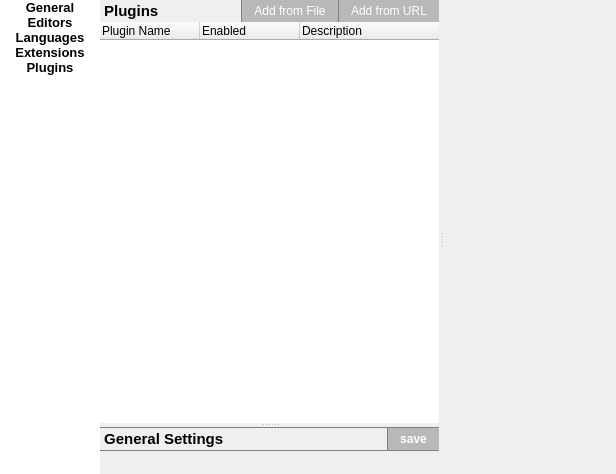
<?xml version="1.0" encoding="UTF-8"?>
<ui version="4.0">
 <class>Form</class>
 <widget class="QWidget" name="Form">
  <property name="geometry">
   <rect>
    <x>0</x>
    <y>0</y>
    <width>616</width>
    <height>474</height>
   </rect>
  </property>
  <property name="windowTitle">
   <string>Form</string>
  </property>
  <property name="styleSheet">
   <string notr="true">QPushButton {
	background:rgba(100,100,100,100);
	color:white;
	border:0px;
	border-left:1px solid gray;
	padding:4px;
	padding-left:12px;
	padding-right:12px;
}
QPushButton:hover {
	background:rgba(100,100,100,80);
}</string>
  </property>
  <layout class="QGridLayout" name="gridLayout">
   <property name="margin">
    <number>0</number>
   </property>
   <property name="spacing">
    <number>0</number>
   </property>
   <item row="0" column="0">
    <widget class="QListWidget" name="li_catg">
     <property name="minimumSize">
      <size>
       <width>100</width>
       <height>0</height>
      </size>
     </property>
     <property name="maximumSize">
      <size>
       <width>100</width>
       <height>16777215</height>
      </size>
     </property>
     <property name="font">
      <font>
       <pointsize>10</pointsize>
       <weight>75</weight>
       <bold>true</bold>
      </font>
     </property>
     <property name="styleSheet">
      <string notr="true">QListWidget {
border-right:1px solid gray;
}
QListWidgetItem {
	margin:0px;
	padding:20px;
}</string>
     </property>
     <property name="frameShape">
      <enum>QFrame::NoFrame</enum>
     </property>
     <property name="spacing">
      <number>0</number>
     </property>
     <property name="viewMode">
      <enum>QListView::ListMode</enum>
     </property>
     <item>
      <property name="text">
       <string>General</string>
      </property>
      <property name="textAlignment">
       <set>AlignHCenter|AlignVCenter|AlignCenter</set>
      </property>
     </item>
     <item>
      <property name="text">
       <string>Editors</string>
      </property>
      <property name="textAlignment">
       <set>AlignHCenter|AlignVCenter|AlignCenter</set>
      </property>
     </item>
     <item>
      <property name="text">
       <string>Languages</string>
      </property>
      <property name="textAlignment">
       <set>AlignHCenter|AlignVCenter|AlignCenter</set>
      </property>
     </item>
     <item>
      <property name="text">
       <string>Extensions</string>
      </property>
      <property name="textAlignment">
       <set>AlignHCenter|AlignVCenter|AlignCenter</set>
      </property>
     </item>
     <item>
      <property name="text">
       <string>Plugins</string>
      </property>
      <property name="textAlignment">
       <set>AlignHCenter|AlignVCenter|AlignCenter</set>
      </property>
     </item>
    </widget>
   </item>
   <item row="0" column="1">
    <widget class="QSplitter" name="split_v">
     <property name="orientation">
      <enum>Qt::Horizontal</enum>
     </property>
     <widget class="QFrame" name="frame">
      <property name="minimumSize">
       <size>
        <width>200</width>
        <height>0</height>
       </size>
      </property>
      <property name="styleSheet">
       <string notr="true">QFrame#frame {
	border-right:1px solid gray;
}</string>
      </property>
      <property name="frameShape">
       <enum>QFrame::NoFrame</enum>
      </property>
      <property name="frameShadow">
       <enum>QFrame::Raised</enum>
      </property>
      <layout class="QGridLayout" name="gridLayout_4">
       <property name="leftMargin">
        <number>0</number>
       </property>
       <property name="topMargin">
        <number>0</number>
       </property>
       <property name="rightMargin">
        <number>1</number>
       </property>
       <property name="bottomMargin">
        <number>0</number>
       </property>
       <property name="spacing">
        <number>0</number>
       </property>
       <item row="0" column="0">
        <widget class="QSplitter" name="split_h">
         <property name="orientation">
          <enum>Qt::Vertical</enum>
         </property>
         <widget class="QFrame" name="fr_plugins">
          <property name="frameShape">
           <enum>QFrame::NoFrame</enum>
          </property>
          <property name="frameShadow">
           <enum>QFrame::Raised</enum>
          </property>
          <layout class="QGridLayout" name="gridLayout_2">
           <property name="margin">
            <number>0</number>
           </property>
           <property name="spacing">
            <number>0</number>
           </property>
           <item row="0" column="0">
            <widget class="QLabel" name="label_9">
             <property name="font">
              <font>
               <pointsize>11</pointsize>
               <weight>75</weight>
               <bold>true</bold>
              </font>
             </property>
             <property name="text">
              <string> Plugins</string>
             </property>
            </widget>
           </item>
           <item row="0" column="1">
            <spacer name="horizontalSpacer_6">
             <property name="orientation">
              <enum>Qt::Horizontal</enum>
             </property>
             <property name="sizeHint" stdset="0">
              <size>
               <width>247</width>
               <height>20</height>
              </size>
             </property>
            </spacer>
           </item>
           <item row="0" column="2">
            <widget class="QPushButton" name="b_plugin_file_add">
             <property name="text">
              <string>Add from File</string>
             </property>
            </widget>
           </item>
           <item row="0" column="3">
            <widget class="QPushButton" name="b_plugin_url_add">
             <property name="text">
              <string>Add from URL</string>
             </property>
            </widget>
           </item>
           <item row="1" column="0" colspan="4">
            <widget class="QTreeWidget" name="tr_plugins">
             <property name="frameShape">
              <enum>QFrame::NoFrame</enum>
             </property>
             <property name="indentation">
              <number>2</number>
             </property>
             <property name="rootIsDecorated">
              <bool>false</bool>
             </property>
             <column>
              <property name="text">
               <string>Plugin Name</string>
              </property>
             </column>
             <column>
              <property name="text">
               <string>Enabled</string>
              </property>
             </column>
             <column>
              <property name="text">
               <string>Description</string>
              </property>
             </column>
            </widget>
           </item>
          </layout>
         </widget>
         <widget class="QFrame" name="fr_json_2">
          <property name="styleSheet">
           <string notr="true">QFrame#fr_json_2 {
	border-top:1px solid gray;
}</string>
          </property>
          <property name="frameShape">
           <enum>QFrame::NoFrame</enum>
          </property>
          <property name="frameShadow">
           <enum>QFrame::Raised</enum>
          </property>
          <layout class="QGridLayout" name="gridLayout_3">
           <property name="margin">
            <number>0</number>
           </property>
           <property name="spacing">
            <number>0</number>
           </property>
           <item row="0" column="0">
            <widget class="QLabel" name="l_title">
             <property name="maximumSize">
              <size>
               <width>16777215</width>
               <height>30</height>
              </size>
             </property>
             <property name="font">
              <font>
               <pointsize>11</pointsize>
               <weight>75</weight>
               <bold>true</bold>
              </font>
             </property>
             <property name="text">
              <string> General Settings</string>
             </property>
            </widget>
           </item>
           <item row="0" column="1">
            <spacer name="horizontalSpacer_2">
             <property name="orientation">
              <enum>Qt::Horizontal</enum>
             </property>
             <property name="sizeHint" stdset="0">
              <size>
               <width>40</width>
               <height>20</height>
              </size>
             </property>
            </spacer>
           </item>
           <item row="0" column="2">
            <widget class="QPushButton" name="b_save_json">
             <property name="font">
              <font>
               <weight>75</weight>
               <bold>true</bold>
              </font>
             </property>
             <property name="text">
              <string>save</string>
             </property>
             <property name="icon">
              <iconset>
               <normaloff>../../style/img/save.png</normaloff>../../style/img/save.png</iconset>
             </property>
             <property name="iconSize">
              <size>
               <width>12</width>
               <height>12</height>
              </size>
             </property>
            </widget>
           </item>
           <item row="1" column="0" colspan="3">
            <widget class="QFrame" name="fr_json">
             <property name="sizePolicy">
              <sizepolicy hsizetype="Preferred" vsizetype="Expanding">
               <horstretch>0</horstretch>
               <verstretch>0</verstretch>
              </sizepolicy>
             </property>
             <property name="styleSheet">
              <string notr="true">QFrame#fr_json {
	border-top:1px solid gray;
}</string>
             </property>
             <property name="frameShape">
              <enum>QFrame::NoFrame</enum>
             </property>
             <property name="frameShadow">
              <enum>QFrame::Raised</enum>
             </property>
             <layout class="QGridLayout" name="gridLayout_7">
              <property name="margin">
               <number>0</number>
              </property>
              <property name="spacing">
               <number>0</number>
              </property>
             </layout>
            </widget>
           </item>
          </layout>
         </widget>
        </widget>
       </item>
      </layout>
     </widget>
     <widget class="QTextBrowser" name="tb_help">
      <property name="styleSheet">
       <string notr="true">QTextBrowser {
	background:transparent;
}</string>
      </property>
      <property name="frameShape">
       <enum>QFrame::NoFrame</enum>
      </property>
     </widget>
    </widget>
   </item>
  </layout>
 </widget>
 <resources/>
 <connections/>
</ui>
